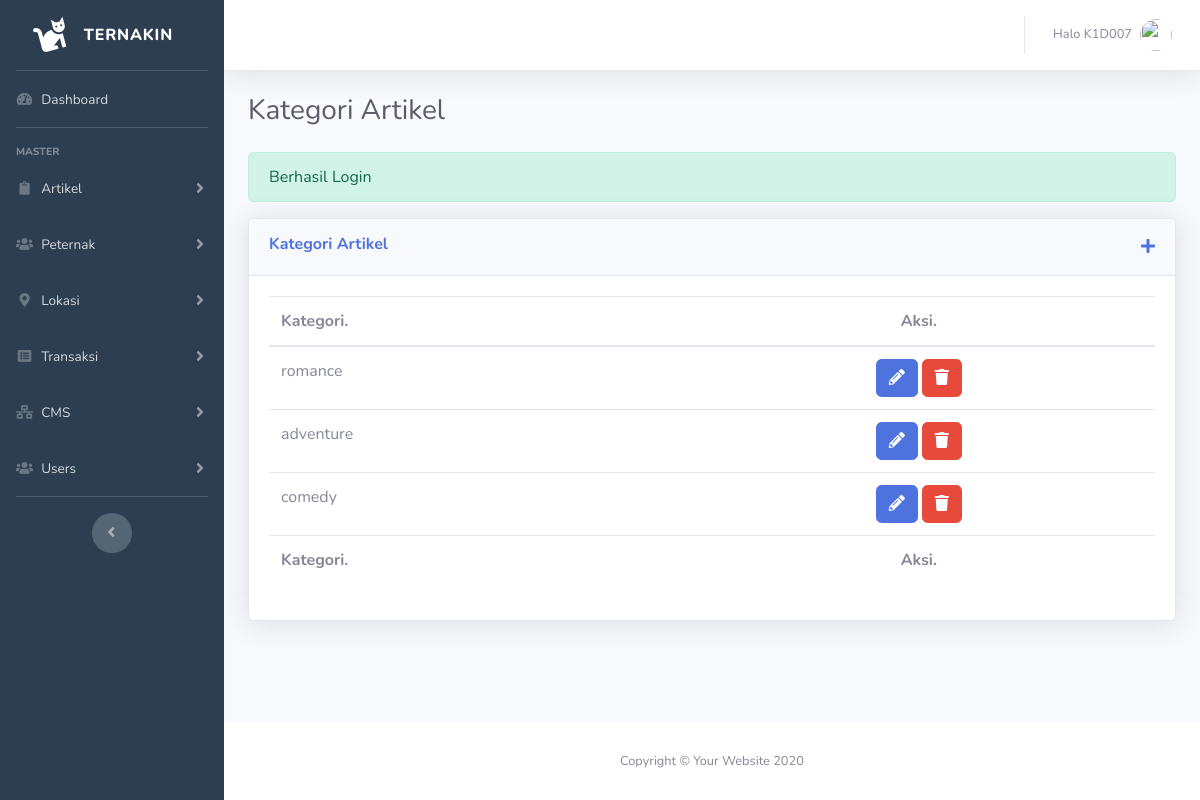
/cms-dashboard/pages/artikel/kategori-artikel.php (signed in), run on an earlier commit of the app's database.
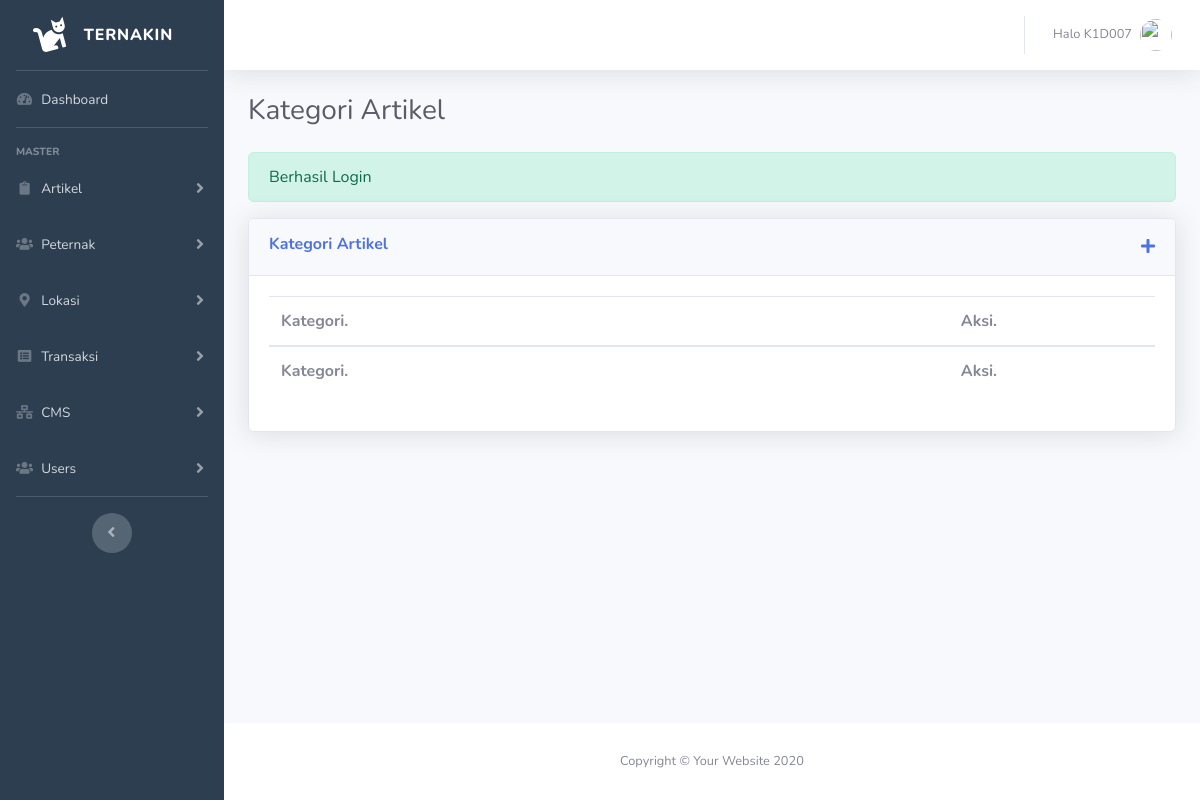
And on a later commit of the database.
### tables this page shows
CREATE TABLE `tb_kategori` (
  `id_kategori` int(2) NOT NULL,
  `kategori` varchar(20) NOT NULL
);

### cms-dashboard/pages/artikel/kategori-artikel.php (the view, shortened to what this page needs)
  <?php
    $title="Kategori Artikel";
    require_once"../../../config/database.php";
    require_once"../../templates/head-dashboard.php";
   ?>
   <link rel="stylesheet" type="text/css" href="<?=$_ENV['base_url']?>cms-dashboard/assets/vendor/datatables/dataTables.bootstrap4.min.css">
  <?php
  $sql = mysqli_query($con,"SELECT * FROM tb_kategori");
  ?>
</head>
<body id="page-top">
  <div id="wrapper">
      <?php require_once"../../partials/sidebar.php"; ?>
    <div id="content-wrapper" class="d-flex flex-column">
      <div id="content">
          <?php require_once"../../partials/topbar.php"; ?>
        <div class="container-fluid" style="transition: 0.4s;">
          <div class="d-sm-flex align-items-center justify-content-between mb-4">
            <h1 class="h3 mb-0 text-gray-800"><?=$title?></h1>
          </div>
          <?php
            if (isset($_SESSION['alert'])) {
              if (isset($_SESSION['alert']['berhasil'])) {
                ?>
                <div class="alert alert-success" role="alert">
                  <?=$_SESSION['alert']['berhasil']?>
                </div>
                <?php
              }else{
                ?>
                <div class="alert alert-danger" role="alert">
                  <?=$_SESSION['alert']['gagal']?>
                </div>
                <?php
              }
            }
          ?>
          <div class="row">
            <div class="col-lg-12 mb-4">
              <div class="card shadow mb-4">
                <div class="card-header py-3 d-sm-flex justify-content-between">
                  <h6 class="m-0 font-weight-bold text-primary"><?=$title?></h6>
                  <a href="tambah-kategori"><i class="fas fa-plus"></i></a>
                </div>
                <div class="card-body">
                  <div class="table-responsive">
                    <table class="table" id="tableKategori">
                      <thead>
                        <tr>
                          <th>Kategori.</th>
                          <th class="text-center">Aksi.</th>
                        </tr>
                      </thead>
                      <tfoot>
                        <tr>
                          <th>Kategori.</th>
                          <th class="text-center">Aksi.</th>
                        </tr>
                      </tfoot>
                      <tbody>
                        <?php
                            while ($data = mysqli_fetch_array($sql)) {
                              ?>
                                <tr>
                                  <td>
                                    <?=$data['kategori']?>
                                  </td>
                                  <td>
                                    <div class="d-flex justify-content-center">
                                      <a href="<?=$_ENV['base_url']?>cms-dashboard/kategori/edit/<?=$data['id_kategori']?>" class="btn btn-primary mr-1"><i class="fas fa-pencil-alt"></i></a>
                                      <form method="POST" action="<?=$_ENV['base_url']?>cms-dashboard/pages/artikel/aksi">
                                        <button type="submit" name="aksi" class="btn btn-danger" value="hapus-kategori" onclick="return confirm('Artikel akan dihapus??')"><i class="fas fa-trash"></i></button>
                                      </form>
                                    </div>
                                  </td>
                                </tr>
                              <?php
                            }
                         ?>
                      </tbody>
                    </table>
                  </div>
                </div>
              </div>
            </div>
          </div>
        </div>
      </div>
      <footer class="sticky-footer bg-white">
        <div class="container my-auto">
          <div class="copyright text-center my-auto">
            <span>Copyright &copy; Your Website 2020</span>
          </div>
        </div>
      </footer>
    </div>
  </div>
  <?php require_once"../../templates/footer-dashboard.php" ?>
</html>

### cms-dashboard/templates/head-dashboard.php (shortened to what this page needs)
<!DOCTYPE html>
<html lang="en">
    <?php
      $segments = explode('/', trim(parse_url($_SERVER['REQUEST_URI'],PHP_URL_PATH),'/'));
      $numSegments = count($segments);
      $current = $segments[$numSegments-1];
      $currentSub = $segments[$numSegments-3];
     ?>
<head>
  <link href="<?=$_ENV['base_url']?>cms-dashboard/assets/vendor/fontawesome-free/css/all.min.css" rel="stylesheet" type="text/css">
  <link href="<?=$_ENV['base_url']?>cms-dashboard/assets/css/sb-admin-2.min.css" rel="stylesheet">

### cms-dashboard/partials/sidebar.php (shortened to what this page needs)
<ul class="navbar-nav sidebar sidebar-dark accordion" id="accordionSidebar" style="background: rgb(44,62,80); transition: 0.4s;">
  <a class="sidebar-brand d-flex align-items-center justify-content-center" href="<?=$_ENV['base_url']?>cms-dashboard/home">
    <div class="sidebar-brand-icon rotate-n-15">
      <i class="fas fa-cat"></i>
    </div>
    <div class="sidebar-brand-text mx-3">Ternakin</div>
  </a>
  <hr class="sidebar-divider my-0">
  <li class="nav-item <?=($current=="home")?'active':'';?>">
    <a class="nav-link" href="<?=$_ENV['base_url']?>cms-dashboard/home">
      <i class="fas fa-fw fa-tachometer-alt"></i>
      <span>Dashboard</span></a>
  </li>
  <hr class="sidebar-divider">
  <div class="sidebar-heading">
    Master
  </div>
  <li class="nav-item <?=($current=="artikel"||$current=="kategori-artikel" || $currentSub=="artikel" || $currentSub=="kategori")?'active':'';?>">
    <a class="nav-link collapsed" href="#" data-toggle="collapse" data-target="#artikel" aria-expanded="true" aria-controls="artikel">
      <i class="fas fa-fw fa-clipboard"></i>
      <span>Artikel</span>
    </a>
  </li>
  <li class="nav-item <?=($current=="peternak")?'active':'';?>">
    <a class="nav-link collapsed" href="#" data-toggle="collapse" data-target="#peternak" aria-expanded="true" aria-controls="peternak">
      <i class="fas fa-fw fa-users"></i>
      <span>Peternak</span>
    </a>
  </li>
  <li class="nav-item <?=($current=="provinsi"||$current=="kota"|| $currentSub=="provinsi"|| $currentSub=="kota")?'active':'';?>">
    <a class="nav-link collapsed" href="#" data-toggle="collapse" data-target="#lokasi" aria-expanded="true" aria-controls="daerah">
      <i class="fas fa-fw fa-map-marker-alt"></i>
      <span>Lokasi</span>
    </a>
  </li>
  <li class="nav-item <?=($current=="transaksi")?'active':'';?>">
    <a class="nav-link collapsed" href="#" data-toggle="collapse" data-target="#transaksi" aria-expanded="true" aria-controls="transaksi">
      <i class="fas fa-fw fa-list-alt"></i>
      <span>Transaksi</span>
    </a>
  </li>
  <li class="nav-item <?=($current=="cms")?'active':'';?>">
    <a class="nav-link collapsed" href="#" data-toggle="collapse" data-target="#master-web" aria-expanded="true" aria-controls="master-web">
      <i class="fas fa-fw fa-network-wired"></i>
      <span>CMS</span>
    </a>
  </li>
  <li class="nav-item <?=($current=="users" || $current=="profile" || $currentSub=="users")?'active':'';?>">
    <a class="nav-link collapsed" href="#" data-toggle="collapse" data-target="#master-user" aria-expanded="true" aria-controls="master-user">
      <i class="fas fa-fw fa-users"></i>
      <span>Users</span>
    </a>
  </li>
  <hr class="sidebar-divider">
  <div class="text-center d-none d-md-inline">
    <button class="rounded-circle border-0" id="sidebarToggle"></button>
  </div>
</ul>

### cms-dashboard/partials/topbar.php (shortened to what this page needs)
<nav class="navbar navbar-expand navbar-light bg-white topbar mb-4 static-top shadow">
  <ul class="navbar-nav ml-auto">
    <li class="nav-item dropdown no-arrow">
      <a class="nav-link dropdown-toggle" href="#" id="userDropdown" role="button" data-toggle="dropdown" aria-haspopup="true" aria-expanded="false">
        <span class="mr-2 d-none d-lg-inline text-gray-600 small">Halo <?=$_SESSION['user']['username']?></span>
        <img class="img-profile rounded-circle" src="https://source.unsplash.com/QAB-WJcbgJk/60x60">
      </a>
    </li>
  </ul>
</nav>

### cms-dashboard/templates/footer-dashboard.php (shortened to what this page needs)
</body>

What changed in the data, as far as the page shows it:
removed tb_kategori: kategori "romance"
removed tb_kategori: kategori "adventure"
removed tb_kategori: kategori "comedy"
